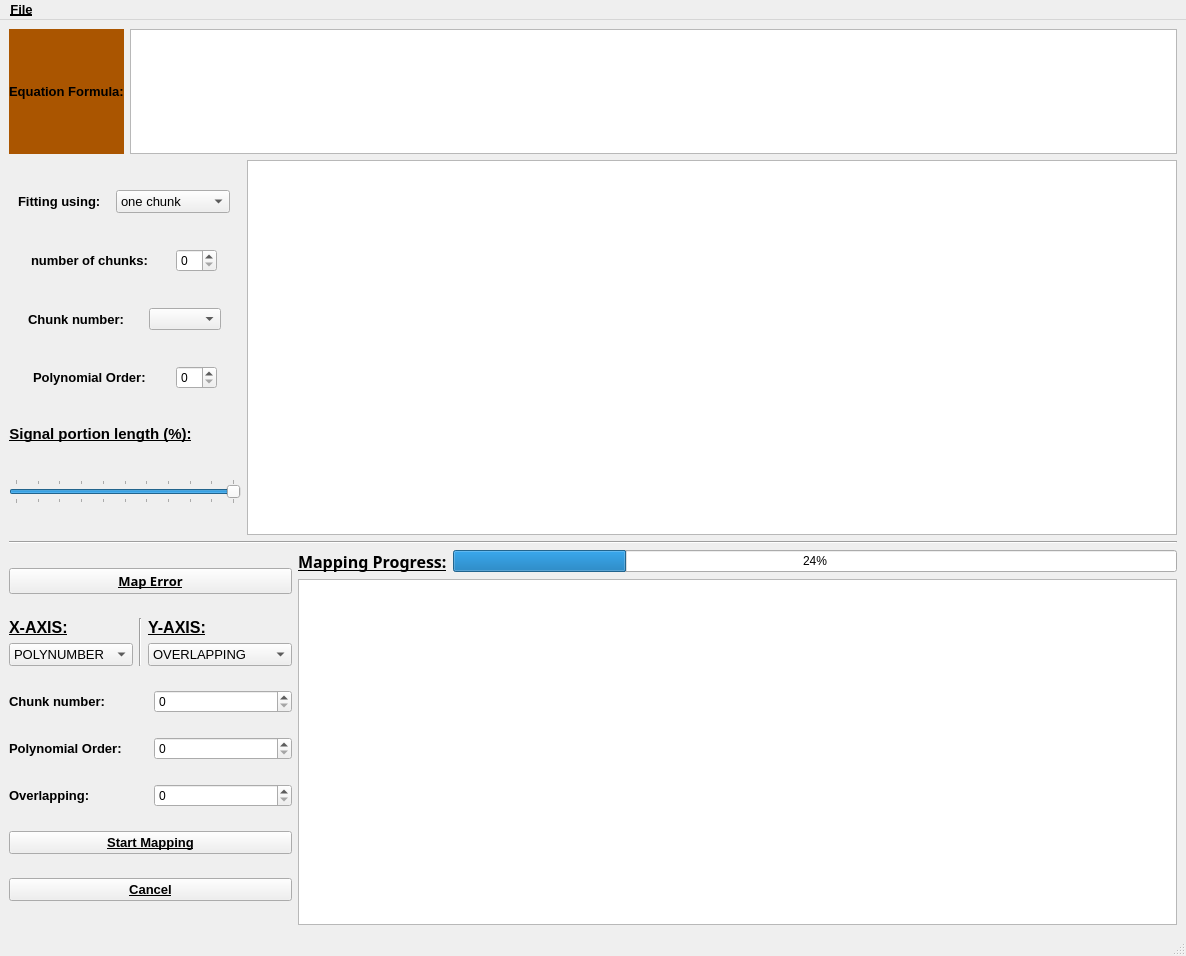
<?xml version="1.0" encoding="UTF-8"?>
<ui version="4.0">
 <class>MainWindow</class>
 <widget class="QMainWindow" name="MainWindow">
  <property name="geometry">
   <rect>
    <x>0</x>
    <y>0</y>
    <width>1186</width>
    <height>956</height>
   </rect>
  </property>
  <property name="windowTitle">
   <string>FITTING &amp; MAPPING</string>
  </property>
  <property name="layoutDirection">
   <enum>Qt::LeftToRight</enum>
  </property>
  <property name="autoFillBackground">
   <bool>false</bool>
  </property>
  <property name="styleSheet">
   <string notr="true">background-image: url(:/newPrefix/10896697.jpg);</string>
  </property>
  <widget class="QWidget" name="centralwidget">
   <layout class="QGridLayout" name="gridLayout">
    <item row="0" column="0">
     <layout class="QVBoxLayout" name="verticalLayout_6" stretch="10,30,0,30">
      <item>
       <layout class="QHBoxLayout" name="horizontalLayout">
        <item>
         <widget class="QLabel" name="label">
          <property name="font">
           <font>
            <pointsize>10</pointsize>
            <weight>75</weight>
            <bold>true</bold>
           </font>
          </property>
          <property name="autoFillBackground">
           <bool>true</bool>
          </property>
          <property name="styleSheet">
           <string notr="true">background-color: rgb(170, 85, 0);</string>
          </property>
          <property name="text">
           <string>Equation Formula:</string>
          </property>
         </widget>
        </item>
        <item>
         <widget class="QGraphicsView" name="graphicsView_2">
          <property name="font">
           <font>
            <weight>50</weight>
            <bold>false</bold>
           </font>
          </property>
          <property name="frameShape">
           <enum>QFrame::StyledPanel</enum>
          </property>
          <property name="frameShadow">
           <enum>QFrame::Sunken</enum>
          </property>
          <property name="backgroundBrush">
           <brush brushstyle="SolidPattern">
            <color alpha="255">
             <red>0</red>
             <green>0</green>
             <blue>0</blue>
            </color>
           </brush>
          </property>
          <property name="renderHints">
           <set>QPainter::HighQualityAntialiasing|QPainter::TextAntialiasing</set>
          </property>
         </widget>
        </item>
       </layout>
      </item>
      <item>
       <layout class="QHBoxLayout" name="horizontalLayout_6" stretch="20,80">
        <item>
         <layout class="QVBoxLayout" name="verticalLayout">
          <item>
           <layout class="QHBoxLayout" name="horizontalLayout_2">
            <item>
             <widget class="QLabel" name="label_2">
              <property name="sizePolicy">
               <sizepolicy hsizetype="Fixed" vsizetype="Preferred">
                <horstretch>0</horstretch>
                <verstretch>0</verstretch>
               </sizepolicy>
              </property>
              <property name="font">
               <font>
                <pointsize>10</pointsize>
                <weight>75</weight>
                <bold>true</bold>
               </font>
              </property>
              <property name="text">
               <string>Fitting using:</string>
              </property>
             </widget>
            </item>
            <item>
             <widget class="QComboBox" name="FITTNG_USING_COMBO">
              <property name="sizePolicy">
               <sizepolicy hsizetype="Fixed" vsizetype="Fixed">
                <horstretch>0</horstretch>
                <verstretch>0</verstretch>
               </sizepolicy>
              </property>
              <property name="font">
               <font>
                <pointsize>10</pointsize>
               </font>
              </property>
              <item>
               <property name="text">
                <string>one chunk</string>
               </property>
              </item>
              <item>
               <property name="text">
                <string>multiple chunk</string>
               </property>
              </item>
             </widget>
            </item>
           </layout>
          </item>
          <item>
           <layout class="QHBoxLayout" name="horizontalLayout_3">
            <item>
             <widget class="QLabel" name="label_3">
              <property name="sizePolicy">
               <sizepolicy hsizetype="Fixed" vsizetype="Preferred">
                <horstretch>0</horstretch>
                <verstretch>0</verstretch>
               </sizepolicy>
              </property>
              <property name="font">
               <font>
                <pointsize>10</pointsize>
                <weight>75</weight>
                <bold>true</bold>
               </font>
              </property>
              <property name="text">
               <string>number of chunks:</string>
              </property>
              <property name="scaledContents">
               <bool>false</bool>
              </property>
              <property name="wordWrap">
               <bool>false</bool>
              </property>
              <property name="margin">
               <number>0</number>
              </property>
             </widget>
            </item>
            <item>
             <widget class="QSpinBox" name="CHUNKS_NUMBER">
              <property name="sizePolicy">
               <sizepolicy hsizetype="Fixed" vsizetype="Fixed">
                <horstretch>0</horstretch>
                <verstretch>0</verstretch>
               </sizepolicy>
              </property>
             </widget>
            </item>
           </layout>
          </item>
          <item>
           <layout class="QHBoxLayout" name="horizontalLayout_4">
            <item>
             <widget class="QLabel" name="label_11">
              <property name="sizePolicy">
               <sizepolicy hsizetype="Fixed" vsizetype="Preferred">
                <horstretch>0</horstretch>
                <verstretch>0</verstretch>
               </sizepolicy>
              </property>
              <property name="font">
               <font>
                <pointsize>10</pointsize>
                <weight>75</weight>
                <bold>true</bold>
               </font>
              </property>
              <property name="text">
               <string>Chunk number:</string>
              </property>
             </widget>
            </item>
            <item>
             <widget class="QComboBox" name="comboBox">
              <property name="sizePolicy">
               <sizepolicy hsizetype="Fixed" vsizetype="Fixed">
                <horstretch>0</horstretch>
                <verstretch>0</verstretch>
               </sizepolicy>
              </property>
             </widget>
            </item>
           </layout>
          </item>
          <item>
           <layout class="QHBoxLayout" name="horizontalLayout_5">
            <item>
             <widget class="QLabel" name="label_4">
              <property name="sizePolicy">
               <sizepolicy hsizetype="Fixed" vsizetype="Preferred">
                <horstretch>0</horstretch>
                <verstretch>0</verstretch>
               </sizepolicy>
              </property>
              <property name="font">
               <font>
                <pointsize>10</pointsize>
                <weight>75</weight>
                <bold>true</bold>
               </font>
              </property>
              <property name="text">
               <string>Polynomial Order:</string>
              </property>
             </widget>
            </item>
            <item>
             <widget class="QSpinBox" name="FIT_POLYNOMIAL_ORDER">
              <property name="sizePolicy">
               <sizepolicy hsizetype="Fixed" vsizetype="Fixed">
                <horstretch>0</horstretch>
                <verstretch>0</verstretch>
               </sizepolicy>
              </property>
             </widget>
            </item>
           </layout>
          </item>
          <item>
           <widget class="QLabel" name="label_10">
            <property name="sizePolicy">
             <sizepolicy hsizetype="Fixed" vsizetype="Fixed">
              <horstretch>0</horstretch>
              <verstretch>0</verstretch>
             </sizepolicy>
            </property>
            <property name="font">
             <font>
              <pointsize>10</pointsize>
              <weight>75</weight>
              <bold>true</bold>
             </font>
            </property>
            <property name="text">
             <string>&lt;html&gt;&lt;head/&gt;&lt;body&gt;&lt;p align=&quot;center&quot;&gt;&lt;span style=&quot; font-size:11pt; text-decoration: underline;&quot;&gt;Signal portion length (%):&lt;/span&gt;&lt;/p&gt;&lt;/body&gt;&lt;/html&gt;</string>
            </property>
           </widget>
          </item>
          <item>
           <widget class="QSlider" name="CLIPPING_SLIDER">
            <property name="maximum">
             <number>100</number>
            </property>
            <property name="sliderPosition">
             <number>100</number>
            </property>
            <property name="orientation">
             <enum>Qt::Horizontal</enum>
            </property>
            <property name="tickPosition">
             <enum>QSlider::TicksBothSides</enum>
            </property>
            <property name="tickInterval">
             <number>10</number>
            </property>
           </widget>
          </item>
         </layout>
        </item>
        <item>
         <widget class="QGraphicsView" name="graphicsView">
          <property name="autoFillBackground">
           <bool>false</bool>
          </property>
         </widget>
        </item>
       </layout>
      </item>
      <item>
       <widget class="Line" name="line_3">
        <property name="font">
         <font>
          <pointsize>13</pointsize>
          <weight>75</weight>
          <bold>true</bold>
         </font>
        </property>
        <property name="orientation">
         <enum>Qt::Horizontal</enum>
        </property>
       </widget>
      </item>
      <item>
       <layout class="QHBoxLayout" name="horizontalLayout_12">
        <item>
         <layout class="QVBoxLayout" name="verticalLayout_4">
          <item>
           <widget class="QPushButton" name="MAP">
            <property name="font">
             <font>
              <family>Open Sans</family>
              <pointsize>10</pointsize>
              <weight>75</weight>
              <bold>true</bold>
              <underline>true</underline>
             </font>
            </property>
            <property name="text">
             <string>Map Error</string>
            </property>
           </widget>
          </item>
          <item>
           <layout class="QHBoxLayout" name="horizontalLayout_7">
            <item>
             <layout class="QVBoxLayout" name="verticalLayout_2">
              <item>
               <widget class="QLabel" name="label_6">
                <property name="sizePolicy">
                 <sizepolicy hsizetype="Fixed" vsizetype="Fixed">
                  <horstretch>0</horstretch>
                  <verstretch>0</verstretch>
                 </sizepolicy>
                </property>
                <property name="font">
                 <font>
                  <pointsize>12</pointsize>
                  <weight>75</weight>
                  <bold>true</bold>
                  <underline>true</underline>
                 </font>
                </property>
                <property name="text">
                 <string>X-AXIS:</string>
                </property>
               </widget>
              </item>
              <item>
               <widget class="QComboBox" name="X_AXIS_COMBO">
                <property name="font">
                 <font>
                  <pointsize>10</pointsize>
                 </font>
                </property>
                <item>
                 <property name="text">
                  <string>POLYNUMBER</string>
                 </property>
                </item>
                <item>
                 <property name="text">
                  <string>OVERLAPPING</string>
                 </property>
                </item>
               </widget>
              </item>
             </layout>
            </item>
            <item>
             <widget class="Line" name="line_2">
              <property name="orientation">
               <enum>Qt::Vertical</enum>
              </property>
             </widget>
            </item>
            <item>
             <layout class="QVBoxLayout" name="verticalLayout_3">
              <item>
               <widget class="QLabel" name="label_7">
                <property name="sizePolicy">
                 <sizepolicy hsizetype="Fixed" vsizetype="Fixed">
                  <horstretch>0</horstretch>
                  <verstretch>0</verstretch>
                 </sizepolicy>
                </property>
                <property name="font">
                 <font>
                  <pointsize>12</pointsize>
                  <weight>75</weight>
                  <bold>true</bold>
                  <underline>true</underline>
                 </font>
                </property>
                <property name="layoutDirection">
                 <enum>Qt::LeftToRight</enum>
                </property>
                <property name="text">
                 <string>&lt;html&gt;&lt;head/&gt;&lt;body&gt;&lt;p align=&quot;center&quot;&gt;Y-AXIS:&lt;/p&gt;&lt;/body&gt;&lt;/html&gt;</string>
                </property>
               </widget>
              </item>
              <item>
               <widget class="QComboBox" name="Y_AXIS_COMBO">
                <property name="font">
                 <font>
                  <pointsize>10</pointsize>
                 </font>
                </property>
                <item>
                 <property name="text">
                  <string>OVERLAPPING</string>
                 </property>
                </item>
                <item>
                 <property name="text">
                  <string>CHUNK NUMBERS</string>
                 </property>
                </item>
               </widget>
              </item>
             </layout>
            </item>
           </layout>
          </item>
          <item>
           <layout class="QHBoxLayout" name="horizontalLayout_8">
            <item>
             <widget class="QLabel" name="label_12">
              <property name="font">
               <font>
                <pointsize>10</pointsize>
                <weight>75</weight>
                <bold>true</bold>
               </font>
              </property>
              <property name="text">
               <string>Chunk number:</string>
              </property>
             </widget>
            </item>
            <item>
             <widget class="QSpinBox" name="Mchunk_n_spin"/>
            </item>
           </layout>
          </item>
          <item>
           <layout class="QHBoxLayout" name="horizontalLayout_9">
            <item>
             <widget class="QLabel" name="label_8">
              <property name="font">
               <font>
                <pointsize>10</pointsize>
                <weight>75</weight>
                <bold>true</bold>
               </font>
              </property>
              <property name="text">
               <string>Polynomial Order:</string>
              </property>
             </widget>
            </item>
            <item>
             <widget class="QSpinBox" name="MAP_POLYNOMIAL_ORDER"/>
            </item>
           </layout>
          </item>
          <item>
           <layout class="QHBoxLayout" name="horizontalLayout_10">
            <item>
             <widget class="QLabel" name="label_9">
              <property name="font">
               <font>
                <pointsize>10</pointsize>
                <weight>75</weight>
                <bold>true</bold>
               </font>
              </property>
              <property name="text">
               <string>Overlapping:   </string>
              </property>
             </widget>
            </item>
            <item>
             <widget class="QSpinBox" name="Moverlap_spin"/>
            </item>
           </layout>
          </item>
          <item>
           <widget class="QPushButton" name="START_MAPPING">
            <property name="font">
             <font>
              <pointsize>10</pointsize>
              <weight>75</weight>
              <bold>true</bold>
              <underline>true</underline>
             </font>
            </property>
            <property name="text">
             <string>Start Mapping</string>
            </property>
           </widget>
          </item>
          <item>
           <widget class="QPushButton" name="CANCEL">
            <property name="font">
             <font>
              <pointsize>10</pointsize>
              <weight>75</weight>
              <bold>true</bold>
              <underline>true</underline>
             </font>
            </property>
            <property name="text">
             <string>Cancel</string>
            </property>
           </widget>
          </item>
         </layout>
        </item>
        <item>
         <layout class="QVBoxLayout" name="verticalLayout_5">
          <item>
           <layout class="QHBoxLayout" name="horizontalLayout_11">
            <item>
             <widget class="QLabel" name="label_5">
              <property name="font">
               <font>
                <family>Sitka Small</family>
                <pointsize>10</pointsize>
                <weight>75</weight>
                <bold>true</bold>
                <underline>true</underline>
               </font>
              </property>
              <property name="text">
               <string>&lt;html&gt;&lt;head/&gt;&lt;body&gt;&lt;p&gt;&lt;span style=&quot; font-size:12pt; color:#000000;&quot;&gt;Mapping Progress:&lt;/span&gt;&lt;/p&gt;&lt;/body&gt;&lt;/html&gt;</string>
              </property>
             </widget>
            </item>
            <item>
             <widget class="QProgressBar" name="progressBar">
              <property name="value">
               <number>24</number>
              </property>
             </widget>
            </item>
           </layout>
          </item>
          <item>
           <widget class="QTableWidget" name="tableWidget">
            <property name="autoFillBackground">
             <bool>false</bool>
            </property>
            <property name="sizeAdjustPolicy">
             <enum>QAbstractScrollArea::AdjustToContents</enum>
            </property>
            <property name="editTriggers">
             <set>QAbstractItemView::NoEditTriggers</set>
            </property>
           </widget>
          </item>
         </layout>
        </item>
       </layout>
      </item>
     </layout>
    </item>
   </layout>
  </widget>
  <widget class="QStatusBar" name="statusbar"/>
  <widget class="QMenuBar" name="menuBar">
   <property name="geometry">
    <rect>
     <x>0</x>
     <y>0</y>
     <width>1186</width>
     <height>29</height>
    </rect>
   </property>
   <property name="font">
    <font>
     <pointsize>10</pointsize>
     <weight>75</weight>
     <bold>true</bold>
     <underline>true</underline>
    </font>
   </property>
   <widget class="QMenu" name="menuOPEN">
    <property name="font">
     <font>
      <pointsize>10</pointsize>
      <weight>75</weight>
      <bold>true</bold>
     </font>
    </property>
    <property name="title">
     <string>File</string>
    </property>
    <addaction name="OPEN"/>
    <addaction name="separator"/>
    <addaction name="actionCLEAR"/>
   </widget>
   <addaction name="menuOPEN"/>
  </widget>
  <action name="actionmm">
   <property name="text">
    <string>mm</string>
   </property>
  </action>
  <action name="actionnn">
   <property name="text">
    <string>nn</string>
   </property>
  </action>
  <action name="OPEN">
   <property name="text">
    <string>OPEN</string>
   </property>
  </action>
  <action name="actionCLEAR_2">
   <property name="text">
    <string>CLEAR</string>
   </property>
  </action>
  <action name="actionCLEAR">
   <property name="text">
    <string>CLEAR</string>
   </property>
  </action>
 </widget>
 <resources>
  <include location="photo.qrc"/>
 </resources>
 <connections/>
</ui>
